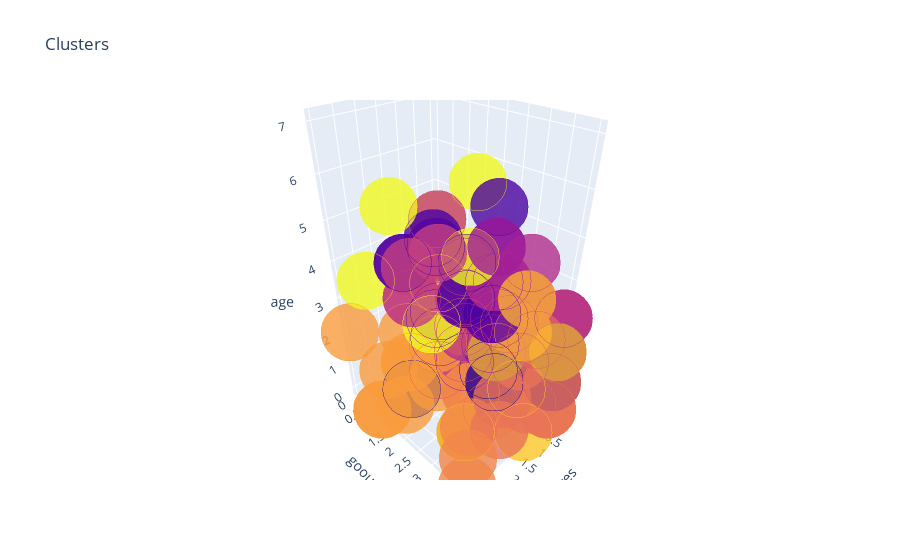

Notebook code for this chart:
### Code cell
student['G3'] =  labels3
trace1 = go.Scatter3d(
    x= student['failures'],
    y= student['goout'],
    z= student['age'],
    mode='markers',
     marker=dict(
        color = student['G3'], 
        size= 20,
        line=dict(
            color= student['G3'],
            width= 12
        ),
        opacity=0.8
     )
)
data = [trace1]
layout = go.Layout(
    #     margin=dict(
#         l=0,
#         r=0,
#         b=0,
#         t=0
#     )
    title= 'Clusters',
    scene = dict(
        
            xaxis = dict(title  = 'failures'),
            yaxis = dict(title  = 'goout'),
            zaxis = dict(title  = 'age')
        )
)
fig = go.Figure(data=data, layout=layout)
py.offline.iplot(fig)

### Figure 1 — Plotly figure (JSON) as saved in the notebook; plotly's stock layout.template omitted (floating-point values rounded to 4 significant figures; data arrays with more than 128 entries replaced by an {"elided": "..."} marker saying what was removed)
{"data": [{"marker": {"color": {"elided": "395 int values"}, "line": {"color": {"elided": "395 int values"}, "width": 12}, "opacity": 0.8, "size": 20}, "mode": "markers", "type": "scatter3d", "x": {"elided": "395 int values"}, "y": {"elided": "395 int values"}, "z": {"elided": "395 int values"}}], "layout": {"scene": {"xaxis": {"title": {"text": "failures"}}, "yaxis": {"title": {"text": "goout"}}, "zaxis": {"title": {"text": "age"}}}, "title": {"text": "Clusters"}}}
